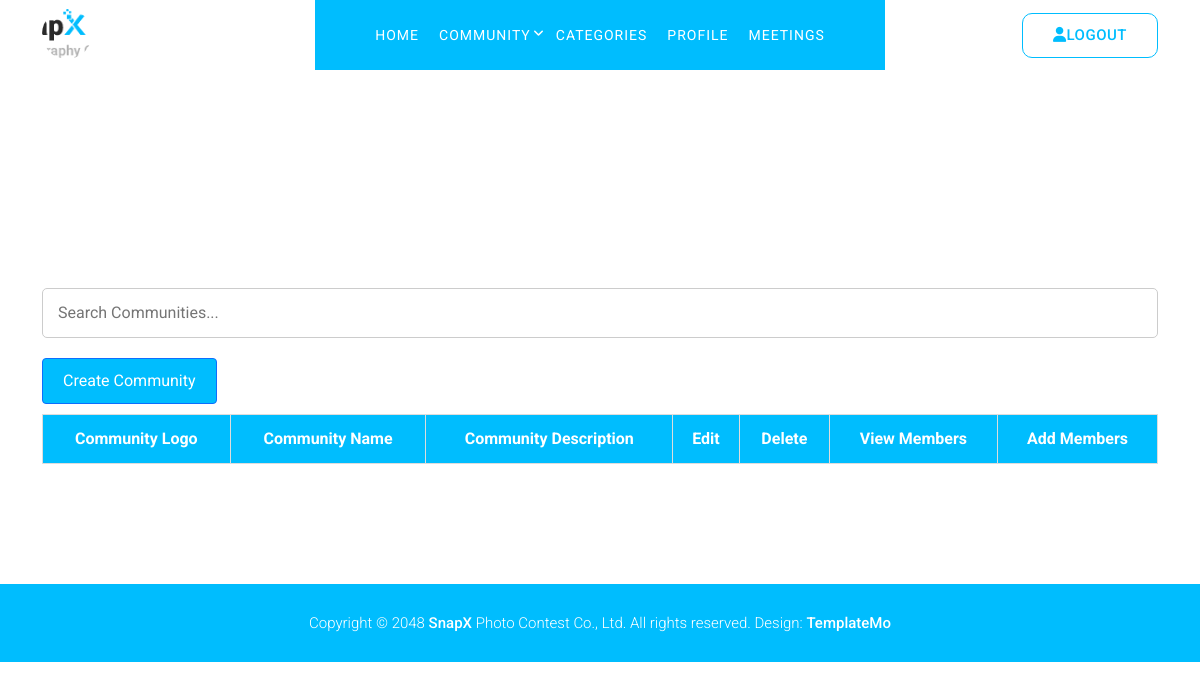
The app's page /view_community/ (signed in), older data.
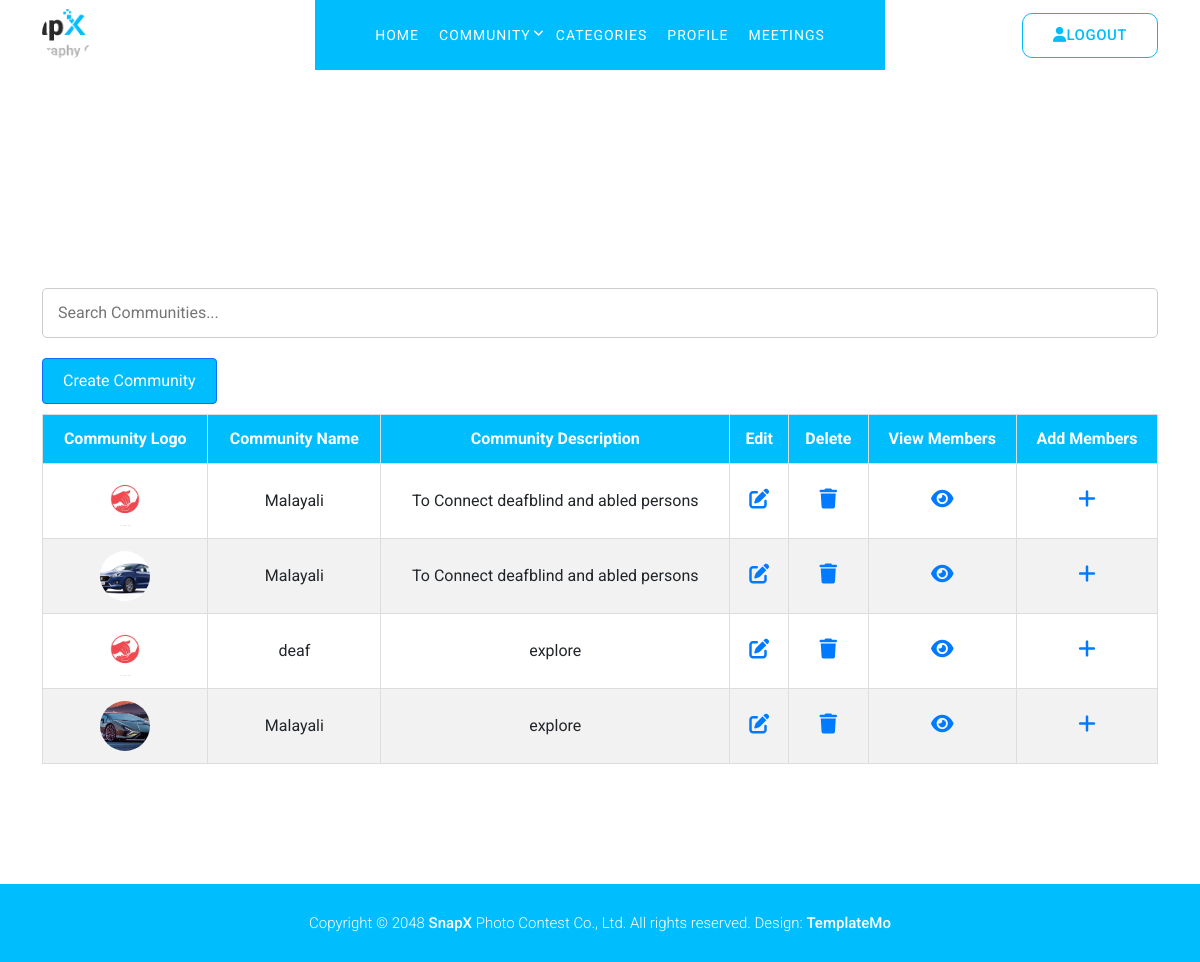
The same page, newer data.
### signapp/models.py (models this page shows)
class community_tab(models.Model):
  community_name=models.CharField(max_length=50)
  community_desc=models.CharField(max_length=350)
  community_logo=models.FileField(upload_to='uploads/')
  userid=models.ForeignKey(user_log,on_delete=models.CASCADE)

### signapp/views.py (the view)
# urls.py: path('view_community/',views.view_community,name="view_community"),
def view_community(request):
    user_id = request.session.get('user_id')
    if not user_id:
        return redirect('login')
    logdata = get_object_or_404(user_log, id=user_id)
    communities = community_tab.objects.filter(userid=logdata)
    return render(request, 'view_community.html', {'communities': communities})

### signapp/templates/view_community.html (shortened to what this page needs)
{% extends 'user_in.html' %}
{% load static %}
{% block content %}
<link rel="stylesheet" href="https://cdnjs.cloudflare.com/ajax/libs/font-awesome/6.4.0/css/all.min.css">
<div class="container">
  <div class="search-container">
    <input type="text" id="searchBar" placeholder="Search Communities..." onkeyup="filterTable()">
  </div>
  <a href="{% url 'community_admin' %}" class="btn btn-primary">Create Community</a>
  <table>
    <thead>
      <tr>
        <th>Community Logo</th>
        <th>Community Name</th>
        <th>Community Description</th>
        <th>Edit</th>
        <th>Delete</th>
        <th>View Members</th>
        <th>Add Members</th>
      </tr>
    </thead>
    <tbody>
      {% for mycomm in communities %}
      <tr>
          {% if mycomm.community_logo %}
            <td><img src="/{{ mycomm.community_logo }}" alt=""></td>
          {% else %}
            <td><img src="{% static 'users/icons/default-logo.png' %}" alt="Default Logo"></td>
          {% endif %}
        <td>{{ mycomm.community_name }}</td>
        <td>{{ mycomm.community_desc }}</td>
        <td>
          <a href="{% url 'edit_community' mycomm.id %}">
            <i class="fa-solid fa-pen-to-square" style="color: #007BFF; font-size: 20px;"></i>
          </a>
        </td>
        <td>
          <a href="{% url 'delete_community' mycomm.id %}" onclick="return confirm('Are you sure you want to delete this community?');">
            <i class="fa-solid fa-trash" style="color: #007BFF; font-size: 20px;"></i>
          </a>
        </td>
        <td>
          <a href="{% url 'view_member' mycomm.id %}"><i class="fa-solid fa-eye" style="color: #007BFF; font-size: 20px;"></i></a>
        </td>
        <td>
          <a href="{% url 'view_user' mycomm.id %}"><i class="fa-solid fa-plus" style="color: #007BFF; font-size: 20px;"></i></a>
        </td>
      </tr>
      {% endfor %}
    </tbody>
  </table>
</div>
{% endblock %}

### signapp/templates/user_in.html (shortened to what this page needs)
{% load static %}
<!DOCTYPE html>
<html lang="en">
  <head>
    <link href="{% static 'user/vendor/bootstrap/css/bootstrap.min.css' %}" rel="stylesheet">
    <link rel="stylesheet" href="{% static 'user/assets/css/fontawesome.css' %}">
    <link rel="stylesheet" href="{% static 'user/assets/css/templatemo-snapx-photography.css' %}">
    <link rel="stylesheet" href="{% static 'user/assets/css/owl.css' %}">
    <link rel="stylesheet" href="{% static 'user/assets/css/animate.css' %}">
    <link rel="stylesheet"href="https://unpkg.com/swiper@7/swiper-bundle.min.css"/>
  </head>
<body>
  <header class="header-area header-sticky">
    <div class="container">
        <div class="row">
            <div class="col-12">
                <nav class="main-nav">
                    <a href="{% url 'index' %}" class="logo">
                        <img src="{% static 'user/assets/images/logo.png' %}" alt="Sign Language Recognition">
                    </a>
                    <ul class="nav">
                        <li><a href="{% url 'user_in' %}" class="active">Home</a></li>
                        <li class="has-sub">
                            <a href="{% url 'user_in' %}">Community</a>
                        </li>
                        <li><a href="{% static 'user/categories.html' %}">Categories</a></li>
                        <li><a href="{% url 'EditUser' %}">Profile</a></li>
                        <li><a href="{% url 'meetings' %}">Meetings</a></li>
                    </ul>
                    <div class="border-button">
                      <a id="modal_trigger" href="{% url 'logout' %}" class="sign-in-up"><i class="fa fa-user"></i>LOGOUT</a>
                    </div>
                </nav>
            </div>
        </div>
    </div>
  </header>
  <br>
  <br>
  <br>
  <br>
  <br>
  <br>
  <br>
  <br>
  <br>
  <br>
  <br>
  <br>
  {% block content %}
  {% endblock %}
  <footer>
    <div class="container">
      <div class="row">
        <div class="col-lg-12">
          <p>Copyright © 2048 <a href="#">SnapX</a> Photo Contest Co., Ltd. All rights reserved.
          Design: <a title="CSS Templates" rel="sponsored" href="https://templatemo.com/page/1" target="_blank">TemplateMo</a></p>
        </div>
      </div>
    </div>
  </footer>
  </body>
</html>

### signapp/static/user/assets/css/templatemo-snapx-photography.css (style rules this page uses)
html, body, div, span, applet, object, iframe, h1, h2, h3, h4, h5, h6, p, blockquote, div pre, a, abbr, acronym, address, big, cite, code, del, dfn, em, font, img, ins, kbd, q, s, samp, small, strike, strong, sub, sup, tt, var, b, u, i, center, dl, dt, dd, ol, ul, li, figure, header, nav, section, article, aside, footer, figcaption { margin: 0; padding: 0; border: 0; outline: 0; }
ul, li { padding: 0; margin: 0; list-style: none; }
header, nav, section, article, aside, footer, hgroup { display: block; }
* { box-sizing: border-box; }
html, body { font-family: 'Roboto', sans-serif; font-weight: 400; background-color: #fff; font-size: 16px; -ms-text-size-adjust: 100%; -webkit-font-smoothing: antialiased; -moz-osx-font-smoothing: grayscale; }
a { text-decoration: none !important; }
ul { margin-bottom: 0px; }
p { font-size: 15px; line-height: 28px; color: #7a7a7a; }
img { width: 100%; overflow: hidden; }
html, body { background: #fff; font-family: 'Roboto', sans-serif; }
.border-button a { font-size: 15px; color: #00bdfe; background-color: transparent; border: 1px solid #00bdfe; padding: 10px 30px; display: inline-block; border-radius: 10px; font-weight: 500; text-transform: capitalize; letter-spacing: 0.5px; transition: all .3s; }
.header-area { background-color: #fff; position: absolute; height: 70px; top: 0; left: 0; right: 0; z-index: 100; -webkit-transition: all .5s ease 0s; -moz-transition: all .5s ease 0s; -o-transition: all .5s ease 0s; transition: all .5s ease 0s; }
.header-area .main-nav { min-height: 80px; background: transparent; display: flex }
.header-area .main-nav .logo { margin-top: 9px; flex-basis: 20%; -webkit-transition: all 0.3s ease 0s; -moz-transition: all 0.3s ease 0s; -o-transition: all 0.3s ease 0s; transition: all 0.3s ease 0s; }
.header-area .main-nav .logo img { max-width: 142px; }
.header-area .main-nav .nav { flex-basis: 60%; height: 70px; margin-top: 0px; margin-right: 0px; -webkit-transition: all 0.3s ease 0s; -moz-transition: all 0.3s ease 0s; -o-transition: all 0.3s ease 0s; transition: all 0.3s ease 0s; position: relative; z-index: 999; }
.nav { justify-content: center; }
.header-area .main-nav .nav li:first-child { padding-left: 60px; }
.header-area .main-nav .nav li:last-child { padding-right: 60px; }
.header-area .main-nav .nav li { padding-left: 30px; padding-right: 30px; background-color: #00bdfe; }
.header-area .main-nav .nav li a { display: block; font-weight: 400; font-size: 14px; text-transform: uppercase; color: #fff; -webkit-transition: all 0.3s ease 0s; -moz-transition: all 0.3s ease 0s; -o-transition: all 0.3s ease 0s; transition: all 0.3s ease 0s; height: 70px; line-height: 70px; border: transparent; letter-spacing: 1px; }
.header-area .main-nav .border-button { flex-basis: 20%; margin-top: 13px; text-align: right; }
.header-area .main-nav .nav li:hover a, .header-area .main-nav .nav li a.active { color: #fff; }
.header-area .main-nav .nav li.has-sub { position: relative; padding-right: 15px; }
.header-area .main-nav .nav li.has-sub:after { font-family: FontAwesome; content: "\f107"; font-size: 12px; color: #fff; position: absolute; right: 2px; top: 25px; }
.header-area.header-sticky { min-height: 70px; }
.header-area.header-sticky .nav li a.active { color: #fff; }
@media (max-width: 1200px) { .header-area .main-nav .nav li { padding-left: 10px; padding-right: 10px; } }
@media (max-width: 1200px) { .header-area .main-nav:before { display: none; } }
.btn { padding: 10px 20px; background: #00bdfe; color: #fff; transition: all .3s; }
a.btn { color: #fff; text-align: center; text-decoration: none; }
footer { background-color: #00bdfe; text-align: center; padding: 25px 0px; margin-top: 120px; }
footer p { color: #fff; font-weight: 300; }
footer p a { color: #fff; font-weight: 500; }
body { overflow-x: hidden; }

### signapp/templates/view_community.html (style rules this page uses)
.search-container { position: relative; margin-bottom: 20px; }
#searchBar { width: 100%; padding: 12px 40px 12px 15px; font-size: 16px; border: 1px solid #ccc; border-radius: 5px; outline: none; transition: border-color 0.3s ease; }
table { width: 100%; border-collapse: collapse; margin-top: 10px; }
th,td { border: 1px solid #ddd; padding: 12px; text-align: center; }
th { background-color: #00BDFE; color: white; font-weight: bold; }
tr:nth-child(even) { background-color: #f2f2f2; }
img { width: 50px; height: 50px; object-fit: cover; border-radius: 50%; }

Row changes from the older to the newer data that the page shows:
added community_tab: community_logo (picture), community_name "Malayali", community_desc "To Connect deafblind and abled persons"
added community_tab: community_logo (picture), community_name "Malayali", community_desc "To Connect deafblind and abled persons"
added community_tab: community_logo (picture), community_name "deaf", community_desc "explore"
added community_tab: community_logo (picture), community_name "Malayali", community_desc "explore"
